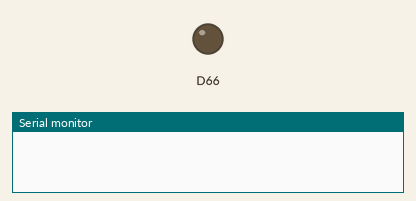
Recording of a sketch running on a simulated Arduino Due. Parts: output pins drawn as LEDs (lit = HIGH), the last lines printed to the serial monitor.

Above: at 0.05 s.
At 8.1 s:
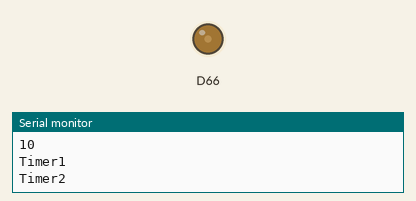
Timing chart, 0 to 10.5 s (numbered marks = the images above):
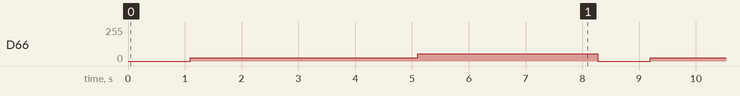

The sketch:

work_A1.ino
```cpp
#include <Wire.h> // library which enables I2C
#include <DueTimer.h> // Arduino Due timer


// I2C communication information
int f1;  // frequency of the first stimulus
float amp1;   // amplitude of the first stimulus
int f2;  // frequency of the second stimulus
float amp2;   // amplitude of the second stimulus
int wave;   // waveform
int x;
int duration1, duration2; //duration of stimuli
int pause_t = 0;

int f_new;
int num_samples = 1000;
int i = 0;
int j = 0;
int data[20];

double reset_voltage = 0;

bool received_data;

// table of data send by Matlab through the first arduino
const uint16_t sinTable[] = {0x800,0x80C,0x819,0x826,0x833,0x840,0x84D,0x85A,0x866,0x873,0x880,0x88D,0x89A,0x8A7,0x8B4,0x8C0,0x8CD,0x8DA,0x8E7,0x8F4,0x900,0x90D,0x91A,0x927,0x933,0x940,0x94D,0x95A,0x966,0x973,0x980,0x98C,0x999,0x9A5,0x9B2,0x9BF,0x9CB,0x9D8,0x9E4,0x9F1,0x9FD,0xA0A,0xA16,0xA23,0xA2F,0xA3B,0xA48,0xA54,0xA60,0xA6D,0xA79,0xA85,0xA91,0xA9D,0xAAA,0xAB6,0xAC2,0xACE,0xADA,0xAE6,0xAF2,0xAFE,0xB0A,0xB16,0xB22,0xB2D,0xB39,0xB45,0xB51,0xB5C,0xB68,0xB74,0xB7F,0xB8B,0xB96,0xBA2,0xBAD,0xBB9,0xBC4,0xBCF,0xBDB,0xBE6,0xBF1,0xBFC,0xC08,0xC13,0xC1E,0xC29,0xC34,0xC3F,0xC4A,0xC54,0xC5F,0xC6A,0xC75,0xC7F,0xC8A,0xC95,0xC9F,0xCAA,0xCB4,0xCBE,0xCC9,0xCD3,0xCDD,0xCE7,0xCF2,0xCFC,0xD06,0xD10,0xD1A,0xD24,0xD2D,0xD37,0xD41,0xD4B,0xD54,0xD5E,0xD67,0xD71,0xD7A,0xD84,0xD8D,0xD96,0xD9F,0xDA8,0xDB2,0xDBB,0xDC3,0xDCC,0xDD5,0xDDE,0xDE7,0xDEF,0xDF8,0xE01,0xE09,0xE11,0xE1A,0xE22,0xE2A,0xE32,0xE3B,0xE43,0xE4B,0xE52,0xE5A,0xE62,0xE6A,0xE72,0xE79,0xE81,0xE88,0xE8F,0xE97,0xE9E,0xEA5,0xEAC,0xEB3,0xEBA,0xEC1,0xEC8,0xECF,0xED6,0xEDC,0xEE3,0xEE9,0xEF0,0xEF6,0xEFD,0xF03,0xF09,0xF0F,0xF15,0xF1B,0xF21,0xF27,0xF2C,0xF32,0xF38,0xF3D,0xF43,0xF48,0xF4D,0xF52,0xF58,0xF5D,0xF62,0xF67,0xF6B,0xF70,0xF75,0xF79,0xF7E,0xF82,0xF87,0xF8B,0xF8F,0xF94,0xF98,0xF9C,0xFA0,0xFA3,0xFA7,0xFAB,0xFAE,0xFB2,0xFB5,0xFB9,0xFBC,0xFBF,0xFC2,0xFC6,0xFC9,0xFCB,0xFCE,0xFD1,0xFD4,0xFD6,0xFD9,0xFDB,0xFDE,0xFE0,0xFE2,0xFE4,0xFE6,0xFE8,0xFEA,0xFEC,0xFEE,0xFEF,0xFF1,0xFF2,0xFF4,0xFF5,0xFF6,0xFF7,0xFF8,0xFF9,0xFFA,0xFFB,0xFFC,0xFFD,0xFFD,0xFFE,0xFFE,0xFFE,0xFFF,0xFFF,0xFFF,0xFFF,0xFFF,0xFFF,0xFFF,0xFFE,0xFFE,0xFFD,0xFFD,0xFFC,0xFFC,0xFFB,0xFFA,0xFF9,0xFF8,0xFF7,0xFF6,0xFF4,0xFF3,0xFF2,0xFF0,0xFEE,0xFED,0xFEB,0xFE9,0xFE7,0xFE5,0xFE3,0xFE1,0xFDF,0xFDC,0xFDA,0xFD8,0xFD5,0xFD2,0xFD0,0xFCD,0xFCA,0xFC7,0xFC4,0xFC1,0xFBE,0xFBA,0xFB7,0xFB4,0xFB0,0xFAD,0xFA9,0xFA5,0xFA1,0xF9E,0xF9A,0xF96,0xF91,0xF8D,0xF89,0xF85,0xF80,0xF7C,0xF77,0xF72,0xF6E,0xF69,0xF64,0xF5F,0xF5A,0xF55,0xF50,0xF4B,0xF45,0xF40,0xF3A,0xF35,0xF2F,0xF2A,0xF24,0xF1E,0xF18,0xF12,0xF0C,0xF06,0xF00,0xEF9,0xEF3,0xEED,0xEE6,0xEE0,0xED9,0xED2,0xECC,0xEC5,0xEBE,0xEB7,0xEB0,0xEA9,0xEA2,0xE9A,0xE93,0xE8C,0xE84,0xE7D,0xE75,0xE6E,0xE66,0xE5E,0xE56,0xE4F,0xE47,0xE3F,0xE37,0xE2E,0xE26,0xE1E,0xE16,0xE0D,0xE05,0xDFC,0xDF4,0xDEB,0xDE2,0xDDA,0xDD1,0xDC8,0xDBF,0xDB6,0xDAD,0xDA4,0xD9B,0xD92,0xD88,0xD7F,0xD76,0xD6C,0xD63,0xD59,0xD4F,0xD46,0xD3C,0xD32,0xD29,0xD1F,0xD15,0xD0B,0xD01,0xCF7,0xCED,0xCE2,0xCD8,0xCCE,0xCC4,0xCB9,0xCAF,0xCA4,0xC9A,0xC8F,0xC85,0xC7A,0xC6F,0xC65,0xC5A,0xC4F,0xC44,0xC39,0xC2E,0xC23,0xC18,0xC0D,0xC02,0xBF7,0xBEC,0xBE0,0xBD5,0xBCA,0xBBE,0xBB3,0xBA8,0xB9C,0xB91,0xB85,0xB7A,0xB6E,0xB62,0xB57,0xB4B,0xB3F,0xB33,0xB28,0xB1C,0xB10,0xB04,0xAF8,0xAEC,0xAE0,0xAD4,0xAC8,0xABC,0xAB0,0xAA4,0xA97,0xA8B,0xA7F,0xA73,0xA66,0xA5A,0xA4E,0xA41,0xA35,0xA29,0xA1C,0xA10,0xA03,0x9F7,0x9EA,0x9DE,0x9D1,0x9C5,0x9B8,0x9AC,0x99F,0x992,0x986,0x979,0x96D,0x960,0x953,0x946,0x93A,0x92D,0x920,0x914,0x907,0x8FA,0x8ED,0x8E0,0x8D4,0x8C7,0x8BA,0x8AD,0x8A0,0x893,0x887,0x87A,0x86D,0x860,0x853,0x846,0x839,0x82D,0x820,0x813,0x806,0x7F9,0x7EC,0x7DF,0x7D2,0x7C6,0x7B9,0x7AC,0x79F,0x792,0x785,0x778,0x76C,0x75F,0x752,0x745,0x738,0x72B,0x71F,0x712,0x705,0x6F8,0x6EB,0x6DF,0x6D2,0x6C5,0x6B9,0x6AC,0x69F,0x692,0x686,0x679,0x66D,0x660,0x653,0x647,0x63A,0x62E,0x621,0x615,0x608,0x5FC,0x5EF,0x5E3,0x5D6,0x5CA,0x5BE,0x5B1,0x5A5,0x599,0x58C,0x580,0x574,0x568,0x55B,0x54F,0x543,0x537,0x52B,0x51F,0x513,0x507,0x4FB,0x4EF,0x4E3,0x4D7,0x4CC,0x4C0,0x4B4,0x4A8,0x49D,0x491,0x485,0x47A,0x46E,0x463,0x457,0x44C,0x441,0x435,0x42A,0x41F,0x413,0x408,0x3FD,0x3F2,0x3E7,0x3DC,0x3D1,0x3C6,0x3BB,0x3B0,0x3A5,0x39A,0x390,0x385,0x37A,0x370,0x365,0x35B,0x350,0x346,0x33B,0x331,0x327,0x31D,0x312,0x308,0x2FE,0x2F4,0x2EA,0x2E0,0x2D6,0x2CD,0x2C3,0x2B9,0x2B0,0x2A6,0x29C,0x293,0x289,0x280,0x277,0x26D,0x264,0x25B,0x252,0x249,0x240,0x237,0x22E,0x225,0x21D,0x214,0x20B,0x203,0x1FA,0x1F2,0x1E9,0x1E1,0x1D9,0x1D1,0x1C8,0x1C0,0x1B8,0x1B0,0x1A9,0x1A1,0x199,0x191,0x18A,0x182,0x17B,0x173,0x16C,0x165,0x15D,0x156,0x14F,0x148,0x141,0x13A,0x133,0x12D,0x126,0x11F,0x119,0x112,0x10C,0x106,0x0FF,0x0F9,0x0F3,0x0ED,0x0E7,0x0E1,0x0DB,0x0D5,0x0D0,0x0CA,0x0C5,0x0BF,0x0BA,0x0B4,0x0AF,0x0AA,0x0A5,0x0A0,0x09B,0x096,0x091,0x08D,0x088,0x083,0x07F,0x07A,0x076,0x072,0x06E,0x069,0x065,0x061,0x05E,0x05A,0x056,0x052,0x04F,0x04B,0x048,0x045,0x041,0x03E,0x03B,0x038,0x035,0x032,0x02F,0x02D,0x02A,0x027,0x025,0x023,0x020,0x01E,0x01C,0x01A,0x018,0x016,0x014,0x012,0x011,0x00F,0x00D,0x00C,0x00B,0x009,0x008,0x007,0x006,0x005,0x004,0x003,0x003,0x002,0x002,0x001,0x001,0x000,0x000,0x000,0x000,0x000,0x000,0x000,0x001,0x001,0x001,0x002,0x002,0x003,0x004,0x005,0x006,0x007,0x008,0x009,0x00A,0x00B,0x00D,0x00E,0x010,0x011,0x013,0x015,0x017,0x019,0x01B,0x01D,0x01F,0x021,0x024,0x026,0x029,0x02B,0x02E,0x031,0x034,0x036,0x039,0x03D,0x040,0x043,0x046,0x04A,0x04D,0x051,0x054,0x058,0x05C,0x05F,0x063,0x067,0x06B,0x070,0x074,0x078,0x07D,0x081,0x086,0x08A,0x08F,0x094,0x098,0x09D,0x0A2,0x0A7,0x0AD,0x0B2,0x0B7,0x0BC,0x0C2,0x0C7,0x0CD,0x0D3,0x0D8,0x0DE,0x0E4,0x0EA,0x0F0,0x0F6,0x0FC,0x102,0x109,0x10F,0x116,0x11C,0x123,0x129,0x130,0x137,0x13E,0x145,0x14C,0x153,0x15A,0x161,0x168,0x170,0x177,0x17E,0x186,0x18D,0x195,0x19D,0x1A5,0x1AD,0x1B4,0x1BC,0x1C4,0x1CD,0x1D5,0x1DD,0x1E5,0x1EE,0x1F6,0x1FE,0x207,0x210,0x218,0x221,0x22A,0x233,0x23C,0x244,0x24D,0x257,0x260,0x269,0x272,0x27B,0x285,0x28E,0x298,0x2A1,0x2AB,0x2B4,0x2BE,0x2C8,0x2D2,0x2DB,0x2E5,0x2EF,0x2F9,0x303,0x30D,0x318,0x322,0x32C,0x336,0x341,0x34B,0x355,0x360,0x36A,0x375,0x380,0x38A,0x395,0x3A0,0x3AB,0x3B5,0x3C0,0x3CB,0x3D6,0x3E1,0x3EC,0x3F7,0x403,0x40E,0x419,0x424,0x430,0x43B,0x446,0x452,0x45D,0x469,0x474,0x480,0x48B,0x497,0x4A3,0x4AE,0x4BA,0x4C6,0x4D2,0x4DD,0x4E9,0x4F5,0x501,0x50D,0x519,0x525,0x531,0x53D,0x549,0x555,0x562,0x56E,0x57A,0x586,0x592,0x59F,0x5AB,0x5B7,0x5C4,0x5D0,0x5DC,0x5E9,0x5F5,0x602,0x60E,0x61B,0x627,0x634,0x640,0x64D,0x65A,0x666,0x673,0x67F,0x68C,0x699,0x6A5,0x6B2,0x6BF,0x6CC,0x6D8,0x6E5,0x6F2,0x6FF,0x70B,0x718,0x725,0x732,0x73F,0x74B,0x758,0x765,0x772,0x77F,0x78C,0x799,0x7A5,0x7B2,0x7BF,0x7CC,0x7D9,0x7E6,0x7F3,0x7FF,
};

void sine1(){
analogWrite(DAC0, sinTable[i]*amp1);
i = (i+f_new)%num_samples;
}

void sine2(){
analogWrite(DAC0, sinTable[j]*amp2);
j = (j+f_new)%num_samples;
}

void reset() {
analogWrite(DAC0, 0x806);
analogWrite(DAC1, 0x806);
 }

// Setup of communication
void setup(){
  analogWriteResolution(12);
  analogReadResolution(12);
  Serial.begin(57600);
  Timer1.attachInterrupt(sine1).setFrequency(num_samples);  // max frequency is around 140.000 samples per second
  Timer2.attachInterrupt(sine2).setFrequency(num_samples);
  received_data = false;
}

// sine wave generation in which the loop
//is called with a timer due frequency and i is counted up.
void loop() {

  delay(100);

  f_new = 10;
  amp1 = 0.222;
  pause_t = 3000000;
  duration1 = 1000000;
  duration2 = 1000000;

  Serial.println(f_new);

  Timer1.start();
  delayMicroseconds(duration1);
  Serial.println("Timer1");
  Timer1.stop();

  delayMicroseconds(pause_t);

  f_new = 25;
  amp2 = 0.5;
  Timer2.start();
  delayMicroseconds(duration2);
  Serial.println("Timer2");
  Timer2.stop();


  delayMicroseconds(pause_t);


}
```

Measured:
- by itself, D66: repeats every 8.1 s: 54/255 3.2 s, 0/255 0.93 s, 26/255 4.0 s
